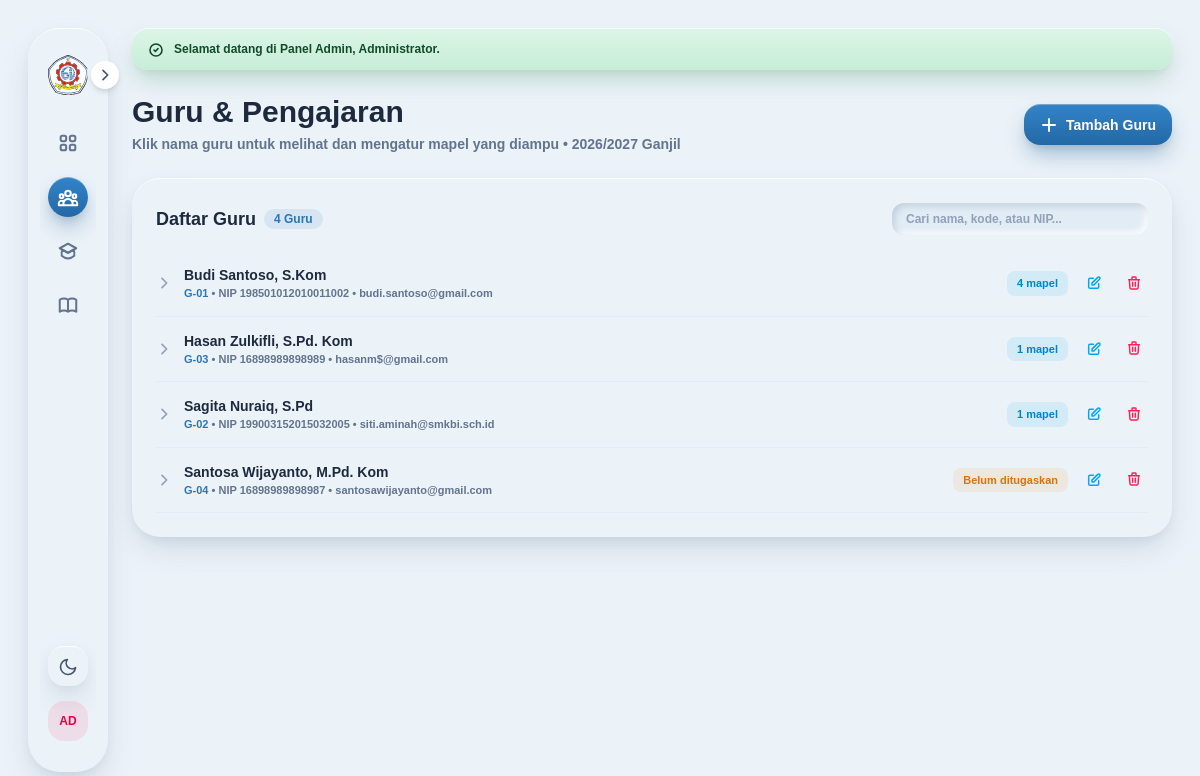
Page /app/admin/guru.php (signed in) on the committed database.
### tables this page shows
CREATE TABLE `guru` (
  `Kode_guru` varchar(50) NOT NULL,
  `Kode_KK` varchar(50) NOT NULL,
  `Nama_guru` varchar(100) NOT NULL,
  `NIP` varchar(30) DEFAULT NULL,
  `Alamat_guru` varchar(255) DEFAULT NULL,
  `Telp_guru` varchar(20) DEFAULT NULL,
  `Email_guru` varchar(100) DEFAULT NULL,
  `Password` varchar(255) NOT NULL DEFAULT ''
);

### config/helpers.php (called while the page is built, shortened)
<?php
if (!function_exists('e')) {
    function e($value): string
    {
        return htmlspecialchars((string) $value, ENT_QUOTES, 'UTF-8');
    }
}
if (!function_exists('get_flash')) {
    function get_flash(): ?array
    {
        $flash = $_SESSION['flash'];
        return $flash;
    }
}

### config/database.php (called while the page is built, shortened)
<?php
function db(): PDO
{
    static $pdo = null;
    if ($pdo instanceof PDO) {
        return $pdo;
    }
    $dsn = sprintf(
        'mysql:host=%s;port=%s;dbname=%s;charset=%s',
        DB_HOST,
        DB_PORT,
        DB_NAME,
        DB_CHARSET
    );
    try {
        $pdo = new PDO($dsn, DB_USER, DB_PASS, [
            PDO::ATTR_ERRMODE            => PDO::ERRMODE_EXCEPTION,
            PDO::ATTR_DEFAULT_FETCH_MODE => PDO::FETCH_ASSOC,
            PDO::ATTR_EMULATE_PREPARES   => false,
        ]);
    } catch (PDOException $e) {
        http_response_code(500);
        die(
            '<div style="font-family:system-ui;padding:32px;max-width:640px;margin:40px auto;'
            . 'border-radius:16px;background:#fff1f2;color:#881337;line-height:1.6">'
            . '<h2 style="margin:0 0 8px">Koneksi Database Gagal</h2>'
            . '<p style="margin:0">Pastikan service MySQL/MariaDB berjalan dan database '
            . '<strong>' . htmlspecialchars(DB_NAME, ENT_QUOTES, 'UTF-8') . '</strong> sudah diimport '
            . 'dari <code>database/db_rapor_full.sql</code>.</p>'
            . '<p style="margin:12px 0 0;font-size:12px;opacity:.8">Detail: '
            . htmlspecialchars($e->getMessage(), ENT_QUOTES, 'UTF-8') . '</p>'
            . '</div>'
        );
    }
    return $pdo;
}

### config/admin-repository.php (called while the page is built, shortened)
<?php
require_once __DIR__ . '/database.php';
require_once __DIR__ . '/helpers.php';
function admin_semua_guru(): array
{
    $stmt = db()->query(
        'SELECT g.*, kk.Nama_kompetensi_keahlian
           FROM guru g
           LEFT JOIN kompetensi_keahlian kk ON kk.Kode_KK = g.Kode_KK
          ORDER BY g.Nama_guru ASC'
    );
    return $stmt->fetchAll();
}

### app/admin/guru.php (the view, shortened to what this page needs)
<?php
require_once __DIR__ . '/../../config/admin-repository.php';
$daftarGuru = admin_semua_guru();
$tugasPerGuru = [];
$rows = db()->query(
    'SELECT p.id_pengajaran, p.Kode_guru, p.Kode_KK, p.Kode_mata_pelajaran, p.Tahun_ajaran, p.Semester,
            mp.Nama_mata_pelajaran, kk.Nama_kompetensi_keahlian
       FROM pengajaran p
  LEFT JOIN mata_pelajaran mp ON mp.Kode_mata_pelajaran = p.Kode_mata_pelajaran
  LEFT JOIN kompetensi_keahlian kk ON kk.Kode_KK = p.Kode_KK
   ORDER BY mp.Nama_mata_pelajaran ASC'
)->fetchAll();
foreach ($rows as $r) {
    $tugasPerGuru[$r['Kode_guru']][] = $r;
}
$buka  = trim($_GET['buka'] ?? '');
$flash = get_flash();
include __DIR__ . '/../../components/header.php';
include __DIR__ . '/../../components/sidebar-admin.php';
$ico = [
    'plus'  => 'M12 4v16m8-8H4',
    'edit'  => 'M11 5H6a2 2 0 00-2 2v11a2 2 0 002 2h11a2 2 0 002-2v-5m-1.414-9.414a2 2 0 112.828 2.828L11.828 15H9v-2.828l8.586-8.586z',
    'trash' => 'M19 7l-.867 12.142A2 2 0 0116.138 21H7.862a2 2 0 01-1.995-1.858L5 7m5 4v6m4-6v6m1-10V4a1 1 0 00-1-1h-4a1 1 0 00-1 1v3M4 7h16',
];
?>
<main class="flex-1 flex flex-col gap-5 lg:gap-6 min-w-0">
    <?php include __DIR__ . '/../../components/flash.php'; ?>
    <div class="flex items-center justify-between flex-wrap gap-4">
        <div>
            <h1 class="text-2xl lg:text-3xl font-extrabold text-slate-800 dark:text-slate-100">Guru &amp; Pengajaran</h1>
            <p class="text-xs sm:text-sm font-semibold text-slate-500 dark:text-slate-400 mt-1">
                Klik nama guru untuk melihat dan mengatur mapel yang diampu &bull; <?= e(TAHUN_AJARAN_AKTIF . ' ' . SEMESTER_AKTIF) ?>
            </p>
        </div>
        <button type="button" onclick="toggleModal('modal-guru', true)"
            class="px-4 py-2.5 clay-block-ocean text-white rounded-2xl text-xs sm:text-sm font-extrabold flex items-center gap-2 shadow-sm hover:opacity-90 transition-all cursor-pointer">
            <svg class="w-4.5 h-4.5" fill="none" stroke="currentColor" stroke-width="2.5" viewBox="0 0 24 24"><path stroke-linecap="round" stroke-linejoin="round" d="<?= $ico['plus'] ?>"/></svg>
            <span>Tambah Guru</span>
        </button>
    </div>
    <div class="clay-card rounded-[28px] p-5 lg:p-6 shadow-sm">
        <div class="flex items-center justify-between mb-4 flex-wrap gap-3">
            <div class="flex items-center gap-2">
                <h2 class="font-extrabold text-slate-800 dark:text-slate-100 text-lg">Daftar Guru</h2>
                <span class="px-2.5 py-0.5 rounded-full text-xs font-black text-brand-primary bg-brand-primary/10 dark:bg-sky-400/10 dark:text-sky-400">
                    <?= count($daftarGuru) ?> Guru
                </span>
            </div>
            <input type="text" id="cari" placeholder="Cari nama, kode, atau NIP..."
                   class="w-full sm:w-64 px-3.5 py-2 rounded-xl clay-inset text-xs font-bold text-slate-800 dark:text-slate-100 placeholder-slate-400 focus:outline-none bg-white/50 dark:bg-slate-800/50">
        </div>
        <div class="divide-y divide-slate-200/60 dark:divide-slate-700/60" id="list-guru">
        <?php foreach ($daftarGuru as $g):
            $kode  = $g['Kode_guru'];
            $tugas = $tugasPerGuru[$kode] ?? [];
            $open  = ($buka === $kode);
        ?>
            <div class="item-guru" data-cari="<?= e(strtolower($g['Nama_guru'] . ' ' . $kode . ' ' . ($g['NIP'] ?? ''))) ?>">
                <div class="flex items-center gap-3 py-3.5">
                    <button type="button" onclick="toggleDetail('<?= e($kode) ?>')" class="flex-1 min-w-0 flex items-center gap-3 text-left cursor-pointer">
                        <svg id="chev-<?= e($kode) ?>" class="w-4 h-4 text-slate-400 shrink-0 transition-transform <?= $open ? 'rotate-90' : '' ?>" fill="none" stroke="currentColor" stroke-width="2.5" viewBox="0 0 24 24"><path stroke-linecap="round" stroke-linejoin="round" d="M9 5l7 7-7 7"/></svg>
                        <div class="min-w-0">
                            <div class="font-extrabold text-sm text-slate-800 dark:text-slate-100 truncate"><?= e($g['Nama_guru']) ?></div>
                            <div class="text-[11px] font-semibold text-slate-500 dark:text-slate-400 truncate">
                                <span class="text-brand-primary dark:text-sky-400 font-bold"><?= e($kode) ?></span>
                                &bull; NIP <?= e($g['NIP'] ?: '-') ?><?= !empty($g['Email_guru']) ? ' &bull; ' . e($g['Email_guru']) : '' ?>
                            </div>
                        </div>
                    </button>
                    <span class="px-2.5 py-1 rounded-lg text-[11px] font-black shrink-0 <?= $tugas ? 'bg-sky-500/10 text-sky-600 dark:text-sky-400' : 'bg-amber-500/10 text-amber-600 dark:text-amber-400' ?>">
                        <?= $tugas ? count($tugas) . ' mapel' : 'Belum ditugaskan' ?>
                    </span>
                    <button type="button" onclick="editGuru('<?= e($kode) ?>')" class="p-1.5 rounded-lg text-sky-500 hover:bg-sky-500/10 cursor-pointer shrink-0" title="Edit biodata guru">
                            <svg class="w-4 h-4" fill="none" stroke="currentColor" stroke-width="2.2" viewBox="0 0 24 24"><path stroke-linecap="round" stroke-linejoin="round" d="<?= $ico['edit'] ?>"/></svg>
                        </button>
                        <form method="POST" class="shrink-0 js-confirm-hapus" data-nama="<?= e($g['Nama_guru'] . ' (' . $kode . ')') ?>">
                        <button class="p-1.5 rounded-lg text-rose-500 hover:bg-rose-500/10 cursor-pointer" title="Hapus guru">
                            <svg class="w-4 h-4" fill="none" stroke="currentColor" stroke-width="2.2" viewBox="0 0 24 24"><path stroke-linecap="round" stroke-linejoin="round" d="<?= $ico['trash'] ?>"/></svg>
                        </button>
                    </form>
                </div>
            </div>
        <?php endforeach; ?>
        </div>
    </div>
</main>
<?php include __DIR__ . '/../../components/footer.php'; ?>

### components/header.php (shortened to what this page needs)
<?php
$protocol = isset($_SERVER['HTTPS']) && $_SERVER['HTTPS'] === 'on' ? 'https' : 'http';
$host = $_SERVER['HTTP_HOST'];
$scriptName = str_replace('\\', '/', dirname($_SERVER['SCRIPT_NAME']));
$projectRoot = explode('/', trim($scriptName, '/'))[0] ?? '';
$baseUrl = $protocol . '://' . $host . '/' . ($projectRoot ? $projectRoot . '/' : '');
?>
<!DOCTYPE html>
<html lang="id">
<head>
    <link rel="stylesheet" href="https://api.fontshare.com/v2/css?f[]=chillax@300,400,500,600,700&display=swap">
    <link rel="stylesheet" href="<?= $baseUrl ?>assets/css/output.css?v=<?= file_exists(__DIR__ . '/../assets/css/output.css') ? filemtime(__DIR__ . '/../assets/css/output.css') : '1.0' ?>">
</head>
<body class="flex flex-col lg:flex-row min-h-screen p-4 sm:p-5 lg:p-7 gap-5 lg:gap-6 font-sans bg-[#EBF2F8] dark:bg-[#0F1620] text-slate-800 dark:text-slate-100 transition-colors duration-300">

### components/sidebar-admin.php (shortened to what this page needs)
<?php
require_once __DIR__ . '/../config/database.php';
$currentPage = basename($_SERVER['PHP_SELF']);
?>
<aside id="sidebar" class="hidden lg:flex relative clay-card rounded-[32px] py-6 px-3 flex-col transition-all duration-300 ease-in-out w-20 h-[calc(100vh-3rem)] sticky top-6 z-30 shrink-0">
  <div class="relative flex items-center justify-start w-full h-11 mb-6 shrink-0">
    <div class="flex items-center gap-3.5 sidebar-logo-wrap w-full">
      <img src="../../assets/img/logo-bi.svg" alt="Logo" class="w-10 h-10 rounded-[12px] object-cover shrink-0" onerror="this.src='https://ui-avatars.com/api/?name=Admin&background=E11D48&color=fff'">
    </div>
    <button id="sidebar-toggle" type="button" aria-label="Toggle Sidebar" class="absolute -right-[23px] top-1/2 -translate-y-1/2 w-7 h-7 bg-white dark:bg-slate-800 cursor-pointer border-0 rounded-full shadow-md flex items-center justify-center text-slate-600 dark:text-slate-200 hover:text-brand-primary dark:hover:text-sky-400 hover:scale-110 transition-all z-50 group outline-none">
      <svg id="icon-chevron-right" class="w-4 h-4" fill="none" stroke="currentColor" stroke-width="2.5" viewBox="0 0 24 24">
        <path stroke-linecap="round" stroke-linejoin="round" d="M9 5l7 7-7 7" />
      </svg>
    </button>
  </div>
  <nav class="space-y-2.5 flex-1 w-full flex flex-col items-center overflow-x-hidden overflow-y-auto">
    <a href="dashboard.php" class="sidebar-nav-item group relative flex items-center justify-center w-full min-h-[44px] rounded-2xl transition-all <?= ($currentPage == 'dashboard.php') ? 'is-active text-brand-primary dark:text-sky-400 font-extrabold' : 'text-slate-500 hover:bg-white/50 dark:hover:bg-white/5'; ?>">
      <div class="sidebar-icon-box w-10 h-10 rounded-full flex items-center justify-center shrink-0 transition-transform <?= ($currentPage == 'dashboard.php') ? 'clay-block-ocean text-white shadow-md font-extrabold' : ''; ?>">
      </div>
    </a>
    <a href="guru.php" class="sidebar-nav-item group relative flex items-center justify-center w-full min-h-[44px] rounded-2xl transition-all <?= ($currentPage == 'guru.php') ? 'is-active text-brand-primary dark:text-sky-400 font-extrabold' : 'text-slate-500 hover:bg-white/50 dark:hover:bg-white/5'; ?>">
      <div class="sidebar-icon-box w-10 h-10 rounded-full flex items-center justify-center shrink-0 transition-transform <?= ($currentPage == 'guru.php') ? 'clay-block-ocean text-white shadow-md font-extrabold' : ''; ?>">
      </div>
    </a>
    <a href="siswa.php" class="sidebar-nav-item group relative flex items-center justify-center w-full min-h-[44px] rounded-2xl transition-all <?= ($currentPage == 'siswa.php') ? 'is-active text-brand-primary dark:text-sky-400 font-extrabold' : 'text-slate-500 hover:bg-white/50 dark:hover:bg-white/5'; ?>">
      <div class="sidebar-icon-box w-10 h-10 rounded-full flex items-center justify-center shrink-0 transition-transform <?= ($currentPage == 'siswa.php') ? 'clay-block-ocean text-white shadow-md font-extrabold' : ''; ?>">
      </div>
    </a>
    <a href="kurikulum.php" class="sidebar-nav-item group relative flex items-center justify-center w-full min-h-[44px] rounded-2xl transition-all <?= ($currentPage == 'mapel.php' || $currentPage == 'kurikulum.php') ? 'is-active text-brand-primary dark:text-sky-400 font-extrabold' : 'text-slate-500 hover:bg-white/50 dark:hover:bg-white/5'; ?>">
      <div class="sidebar-icon-box w-10 h-10 rounded-full flex items-center justify-center shrink-0 transition-transform <?= ($currentPage == 'mapel.php' || $currentPage == 'kurikulum.php') ? 'clay-block-ocean text-white shadow-md font-extrabold' : ''; ?>">
      </div>
    </a>
  <div class="mt-auto pt-3 space-y-3 w-full shrink-0">
    <button id="theme-toggle-collapsed" type="button" title="Ganti Tema" class="w-10 h-10 mx-auto clay-card rounded-2xl flex items-center justify-center text-slate-600 dark:text-slate-300 cursor-pointer my-2 border-0 outline-none">
      <svg class="w-5 h-5 block dark:hidden text-slate-600" fill="none" stroke="currentColor" stroke-width="2" viewBox="0 0 24 24"><path stroke-linecap="round" stroke-linejoin="round" d="M21 12.79A9 9 0 1111.21 3 7 7 0 0021 12.79z"></path></svg>
    </button>
    <div class="relative w-full flex items-center justify-center p-1.5 rounded-2xl border border-transparent sidebar-profile-card transition-all">
      <button type="button" onclick="showLogoutModal()" title="Profil: Administrator (Klik untuk Keluar)" class="relative w-10 h-10 rounded-2xl bg-rose-500/10 text-rose-600 dark:text-rose-400 font-black flex items-center justify-center text-xs shrink-0 cursor-pointer border-0 outline-none hover:scale-105 transition-transform">
        AD
      </button>
    </div>
  </div>
</aside>

### components/flash.php
<?php
if (!empty($flash['pesan'])):
    $tipe = $flash['tipe'] ?? 'info';
    $gaya = [
        'success' => 'clay-block-mint text-emerald-950 dark:text-emerald-200',
        'error'   => 'clay-block-alpha text-rose-950 dark:text-rose-200',
        'info'    => 'clay-card text-slate-700 dark:text-slate-200',
    ][$tipe] ?? 'clay-card text-slate-700 dark:text-slate-200';
?>
<div class="<?= $gaya ?> px-4 py-3 rounded-2xl flex items-start gap-2.5 shadow-xs text-xs font-extrabold">
    <svg class="w-4 h-4 shrink-0 mt-px" fill="none" stroke="currentColor" stroke-width="2.4" viewBox="0 0 24 24">
        <?php if ($tipe === 'error'): ?>
            <path stroke-linecap="round" stroke-linejoin="round" d="M12 9v3m0 3h.01M10.29 3.86L1.82 18a2 2 0 001.71 3h16.94a2 2 0 001.71-3L13.71 3.86a2 2 0 00-3.42 0z" />
        <?php else: ?>
            <path stroke-linecap="round" stroke-linejoin="round" d="M9 12l2 2 4-4m6 2a9 9 0 11-18 0 9 9 0 0118 0z" />
        <?php endif; ?>
    </svg>
    <span class="leading-snug"><?= e($flash['pesan']) ?></span>
</div>
<?php endif; ?>

### components/footer.php (shortened to what this page needs)
</body>
</html>

### rows in the picture
guru: Nama_guru "Budi Santoso, S.Kom", Kode_guru "G-01", NIP "198501012010011002", Email_guru "budi.santoso@gmail.com", Kode_guru "4"
guru: Nama_guru "Hasan Zulkifli, S.Pd. Kom", Kode_guru "G-03", NIP "16898989898989", Email_guru "hasanm$@gmail.com", Kode_guru "1"
guru: Nama_guru "Sagita Nuraiq, S.Pd", Kode_guru "G-02", NIP "199003152015032005", Email_guru "siti.aminah@smkbi.sch.id", Kode_guru "1"
guru: Nama_guru "Santosa Wijayanto, M.Pd. Kom", Kode_guru "G-04", NIP "16898989898987", Email_guru "santosawijayanto@gmail.com", shows "Belum ditugaskan"

### other values in the picture
$flash['pesan'] "Selamat datang di Panel Admin, Administrator."
TAHUN_AJARAN_AKTIF . ' ' . SEMESTER_AKTIF "2026/2027 Ganjil"
count($daftarGuru) "4"
